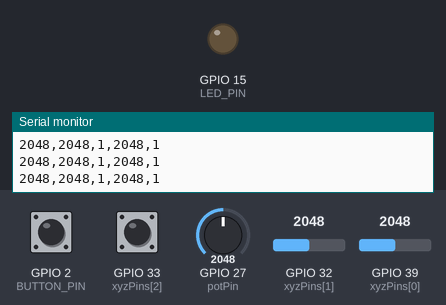
This sketch was run on a simulated ESP32. Shown: output pins drawn as LEDs (lit = HIGH), the last lines printed to the serial monitor. Inputs (shaded band) come from the test bench; at power-on: GPIO 2 (BUTTON_PIN) HIGH, GPIO 27 (potPin) = 2048, GPIO 32 (xyzPins[1]) = 2048, GPIO 33 (xyzPins[2]) HIGH, GPIO 39 (xyzPins[0]) = 2048.

Above: at 1.2 s.
1.3 s: GPIO 2 (BUTTON_PIN) pulled LOW for 0.15 s
At 1.4 s:
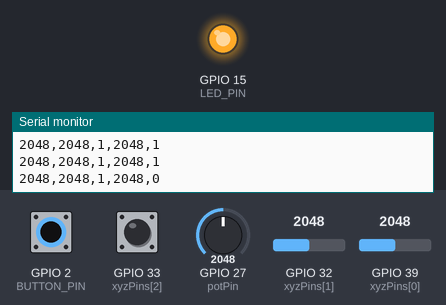
3.0 s: GPIO 2 (BUTTON_PIN) pulled LOW for 3.2 s
At 6.9 s:
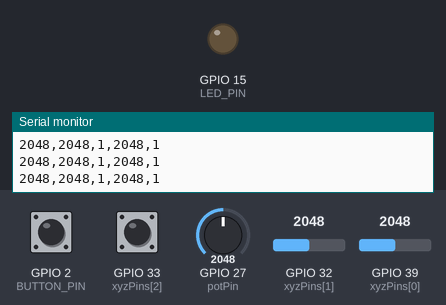
Timing chart, 0 to 8.4 s (numbered marks = the images above; inputs shaded):
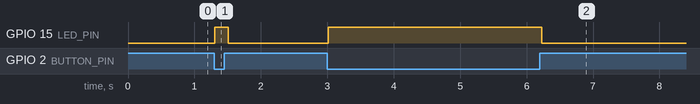

Measured:
- after the input at 1.3 s, GPIO 15 (LED_PIN): LOW → HIGH at once, → LOW 0.20 s later
- after the input at 3.0 s, GPIO 15 (LED_PIN): LOW → HIGH at once, → LOW 3.2 s later

The sketch:

WellArduino.ino
```cpp
const int potPin = 27;
#define BUTTON_PIN 2
#define LED_PIN 15
int xyzPins[] = {39, 32, 33}; // x, y, joystick switch
void setup() {
  Serial.begin(9600);
  pinMode(xyzPins[2], INPUT_PULLUP);
  pinMode(potPin, INPUT);
  pinMode(BUTTON_PIN, INPUT_PULLUP);
  pinMode(LED_PIN, OUTPUT);
}
void loop() {
  int xVal = analogRead(xyzPins[0]);
  int yVal = analogRead(xyzPins[1]);
  int zVal = digitalRead(xyzPins[2]);
  int potVal = analogRead(potPin);
  int buttonState = digitalRead(BUTTON_PIN);
  digitalWrite(LED_PIN, buttonState == LOW ? HIGH : LOW);
  Serial.printf("%d,%d,%d,%d,%d\n", xVal, yVal, zVal, potVal, buttonState);
  delay(100);
}
```
